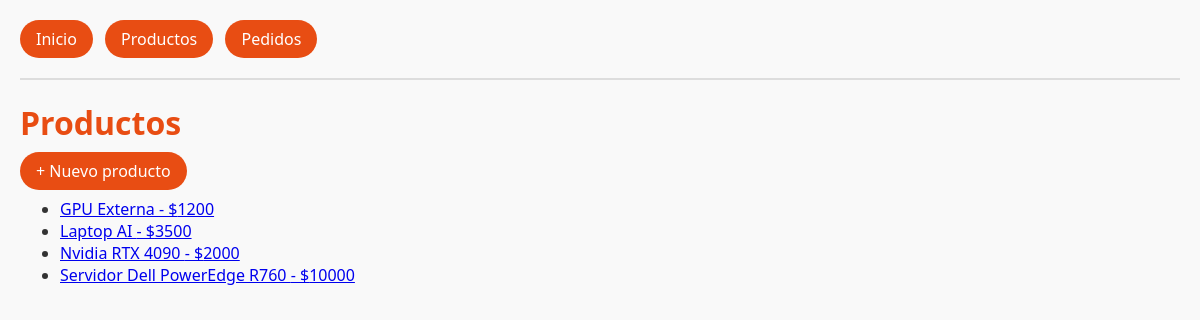
/productos/, run on the app's committed database.
### tienda/models.py (models this page shows, shortened)
class Producto(models.Model):
    nombre = models.CharField(max_length=100)
    descripcion = models.TextField()
    precio = models.DecimalField(max_digits=8, decimal_places=2)
    creado_en = models.DateTimeField(auto_now_add=True)

### tienda/views.py (the view)
# urls.py: path("productos/", views.lista_productos, name="lista_productos"),
def lista_productos(request):
    productos = Producto.objects.all().order_by("nombre")
    return render(request, "tienda/lista_productos.html", {"productos": productos})

### tienda/templates/tienda/lista_productos.html (shortened to what this page needs)
{% extends "tienda/base.html" %}
{% block content %}
<h1>Productos</h1>
<p>
    <a href="{% url 'tienda:crear_producto' %}" class="btn">+ Nuevo producto</a>
</p>
<ul>
    {% for p in productos %}
    <li>
        <a href="{% url 'tienda:detalle_producto' p.pk %}" >
            {{ p.nombre }} - ${{ p.precio|floatformat:0 }}
        </a>
    </li>
    {% empty %}
    <li>No hay productos disponibles.</li>
    {% endfor %}
</ul>
{% endblock %}

### tienda/static/css/main.css (style rules this page uses)
body { font-family: 'Segoe UI', sans-serif; margin: 20px; background-color: #f9f9f9; color: #333; }
h1, h2, h3 { color: #e84d13; margin-bottom: 15px; }
.btn { border-radius: 9999px; padding: 8px 16px; background-color: #e84d13; color: #fff; text-decoration:none; }

### data on the page
Producto: nombre "GPU Externa", precio "1200"
Producto: nombre "Laptop AI", precio "3500"
Producto: nombre "Nvidia RTX 4090", precio "2000"
Producto: nombre "Servidor Dell PowerEdge R760", precio "10000"
